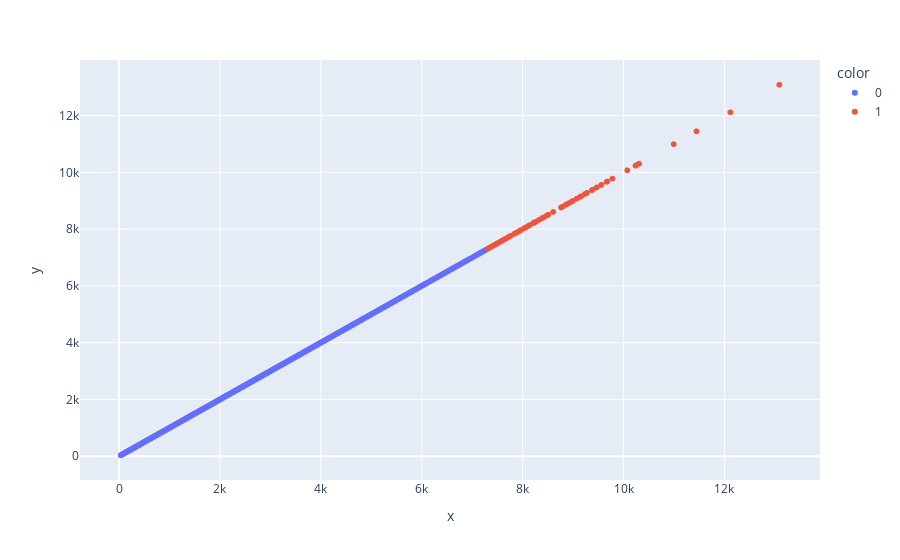

Source (notebook cell):
### Code cell
mean = df_train['item_outlet_sales'].mean()
std = df_train['item_outlet_sales'].std()

lower = mean - (3 * std)
upper = mean + (3 * std)

print(f'Upper fence: {upper}')
print(f'Lower fence: {lower}')

df_train['outlier_sales'] = '0'
df_train.loc[df_train['item_outlet_sales'] < lower, 'outlier_sales'] = '1'
df_train.loc[df_train['item_outlet_sales'] > upper, 'outlier_sales'] = '1'


px.scatter(x = df_train['item_outlet_sales'], y = df_train['item_outlet_sales'], color=df_train['outlier_sales'])

### Figure 1 — Plotly figure (JSON) as saved in the notebook; plotly's stock layout.template omitted (floating-point values rounded to 4 significant figures; data arrays with more than 128 entries replaced by an {"elided": "..."} marker saying what was removed)
{"data": [{"hovertemplate": "color=0<br>x=%{x}<br>y=%{y}<extra></extra>", "legendgroup": "0", "marker": {"color": "#636efa", "symbol": "circle"}, "mode": "markers", "name": "0", "showlegend": true, "type": "scattergl", "x": {"elided": "8433 float values"}, "xaxis": "x", "y": {"elided": "8433 float values"}, "yaxis": "y"}, {"hovertemplate": "color=1<br>x=%{x}<br>y=%{y}<extra></extra>", "legendgroup": "1", "marker": {"color": "#EF553B", "symbol": "circle"}, "mode": "markers", "name": "1", "showlegend": true, "type": "scattergl", "x": [7760.0, 7932.0, 7646.0, 8958.0, 7944.0, 7393.0, 8209.0, 7968.0, 8217.0, 7590.0, 10310.0, 8418.0, 7478.0, 8324.0, 7602.0, 10240.0, 9158.0, 7588.0, 7646.0, 8480.0, 7534.0, 8388.0, 7834.0, 8217.0, 8139.0, 9665.0, 10260.0, 9468.0, 9678.0, 7370.0, 7883.0, 9276.0, 8790.0, 7350.0, 8064.0, 8851.0, 8115.0, 7504.0, 9562.0, 11450.0, 9252.0, 7453.0, 8995.0, 7550.0, 9372.0, 7425.0, 7322.0, 7489.0, 8240.0, 9133.0, 12120.0, 8761.0, 7434.0, 7843.0, 8509.0, 9780.0, 7504.0, 7940.0, 7334.0, 8063.0, 7580.0, 13090.0, 10070.0, 9228.0, 7718.0, 9390.0, 7763.0, 9070.0, 7873.0, 7510.0, 8912.0, 7317.0, 8474.0, 8605.0, 8263.0, 7719.0, 10990.0, 7472.0, 8029.0, 7370.0, 8245.0, 9268.0, 7742.0, 9554.0, 7686.0, 8868.0, 7697.0, 8413.0, 7444.0, 8132.0], "xaxis": "x", "y": [7760.0, 7932.0, 7646.0, 8958.0, 7944.0, 7393.0, 8209.0, 7968.0, 8217.0, 7590.0, 10310.0, 8418.0, 7478.0, 8324.0, 7602.0, 10240.0, 9158.0, 7588.0, 7646.0, 8480.0, 7534.0, 8388.0, 7834.0, 8217.0, 8139.0, 9665.0, 10260.0, 9468.0, 9678.0, 7370.0, 7883.0, 9276.0, 8790.0, 7350.0, 8064.0, 8851.0, 8115.0, 7504.0, 9562.0, 11450.0, 9252.0, 7453.0, 8995.0, 7550.0, 9372.0, 7425.0, 7322.0, 7489.0, 8240.0, 9133.0, 12120.0, 8761.0, 7434.0, 7843.0, 8509.0, 9780.0, 7504.0, 7940.0, 7334.0, 8063.0, 7580.0, 13090.0, 10070.0, 9228.0, 7718.0, 9390.0, 7763.0, 9070.0, 7873.0, 7510.0, 8912.0, 7317.0, 8474.0, 8605.0, 8263.0, 7719.0, 10990.0, 7472.0, 8029.0, 7370.0, 8245.0, 9268.0, 7742.0, 9554.0, 7686.0, 8868.0, 7697.0, 8413.0, 7444.0, 8132.0], "yaxis": "y"}], "layout": {"legend": {"title": {"text": "color"}, "tracegroupgap": 0}, "margin": {"t": 60}, "xaxis": {"anchor": "y", "domain": [0, 1], "title": {"text": "x"}}, "yaxis": {"anchor": "x", "domain": [0, 1], "title": {"text": "y"}}}}
